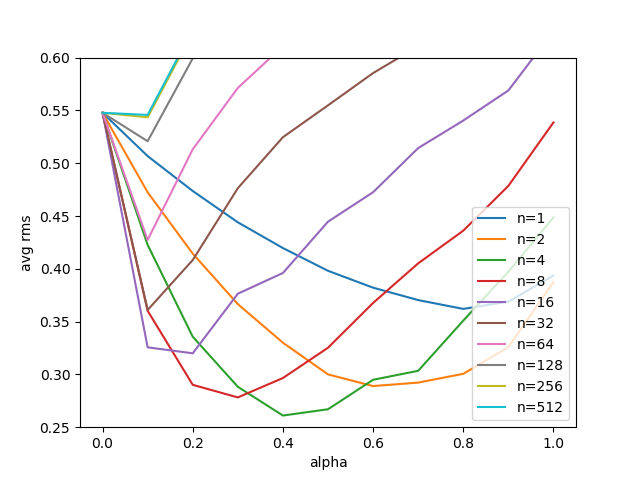

Reproduce this figure in Python.
'''
MIT License

Copyright (c) 2018 Frank Lee

Permission is hereby granted, free of charge, to any person obtaining a copy
of this software and associated documentation files (the "Software"), to deal
in the Software without restriction, including without limitation the rights
to use, copy, modify, merge, publish, distribute, sublicense, and/or sell
copies of the Software, and to permit persons to whom the Software is
furnished to do so, subject to the following conditions:

The above copyright notice and this permission notice shall be included in all
copies or substantial portions of the Software.

THE SOFTWARE IS PROVIDED "AS IS", WITHOUT WARRANTY OF ANY KIND, EXPRESS OR
IMPLIED, INCLUDING BUT NOT LIMITED TO THE WARRANTIES OF MERCHANTABILITY,
FITNESS FOR A PARTICULAR PURPOSE AND NONINFRINGEMENT. IN NO EVENT SHALL THE
AUTHORS OR COPYRIGHT HOLDERS BE LIABLE FOR ANY CLAIM, DAMAGES OR OTHER
LIABILITY, WHETHER IN AN ACTION OF CONTRACT, TORT OR OTHERWISE, ARISING FROM,
OUT OF OR IN CONNECTION WITH THE SOFTWARE OR THE USE OR OTHER DEALINGS IN THE
SOFTWARE.
'''

import numpy as np
import matplotlib.pyplot as plt
import random
from tqdm import tqdm

LEFT_ACTION = -1
RIGHT_ACTION = 1
LEFT_STATE = 0
RIGHT_STATE = 20
END_STATE = [LEFT_STATE, RIGHT_STATE]
TRUE_VALUE = np.arange(-20, 22, 2) / RIGHT_STATE
TRUE_VALUE[0] = 0.0
TRUE_VALUE[-1] = 0.0


def image(x, y, l):
    plt.subplot(1, 1, 1)
    for i, e in enumerate(y):
        plt.plot(x, e, label=l[i])
    plt.xlabel('alpha')
    plt.ylabel('avg rms')
    plt.ylim(0.25, 0.6)
    plt.legend(loc='lower right')
    plt.savefig('./random_walk.png')
    plt.close()


def get_reward(state):
    if state == LEFT_STATE:
        return -1
    if state == RIGHT_STATE:
        return 1
    return 0


def random_start():
    # return 10
    return random.randint(LEFT_STATE+1, RIGHT_STATE-1)


def is_end(state):
    return state in END_STATE


def get_action(state):
    if np.random.binomial(1, 0.5) == 1:
        return LEFT_ACTION
    return RIGHT_ACTION


def n_step_td(value, alpha, n):
    gamma = 1.0
    states, rewards = [], []
    rewards.append(0)
    state = random_start()
    states.append(state)
    T = float('inf')
    t = 0
    while True:
        if t < T:
            action = get_action(state)
            next_state = state + action
            reward = get_reward(next_state)
            states.append(next_state)
            rewards.append(reward)
            if is_end(next_state):
                T = t + 1
            state = next_state            
        tau = t - n + 1
        if tau >= 0:
            start = tau + 1
            end = min(tau+n, T)
            gs = np.zeros((end-start+1))
            for j in range(end-start+1):
                i = j + start
                gs[j] = gamma ** (i - tau - 1)
            g = np.sum(gs * (np.array(rewards)[tau+1:]))
            if tau + n < T:
                g += (gamma ** n) * value[states[tau+n]]
            value[states[tau]] += alpha * (g - value[states[tau]])
        t += 1
        if tau == T - 1:
            break


def run(n, alpha, episodes):
    errs = 0.0
    value = np.zeros(RIGHT_STATE+1)
    for _ in range(episodes):
        n_step_td(value, alpha, n)
        errs += np.sqrt(np.sum((value - TRUE_VALUE) ** 2) / (RIGHT_STATE - 1))
    return errs


def main():
    steps = np.power(2, np.arange(0, 10, 1))
    alpha = np.arange(0.0, 1.1, 0.1, dtype=np.float)
    labels = ['n=%d' % s for s in steps]
    errors = np.zeros([len(steps), len(alpha)])
    count = 100
    episodes = 10
    for _ in tqdm(range(count)):
        for i, n in enumerate(steps):
            for j, a in enumerate(alpha):
                errors[i][j] += run(n, a, episodes)
    errors /= count*episodes
    image(alpha, errors, labels)

if __name__ == "__main__":
    main()